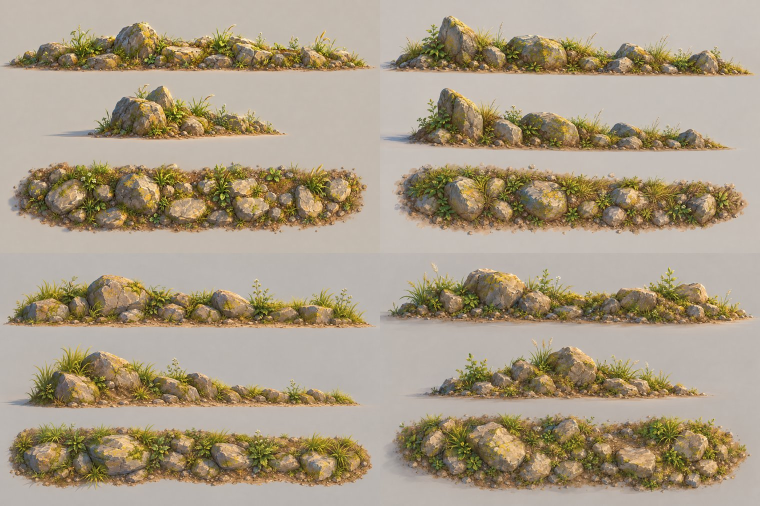
#> input picture art/references/RK12/_contact.jpg, 1520 x 1012 px, given in place of _contact.jpg_clay_front.png, which was not available (shown at 1/2 size)
$ python trio_sheet_dr09.py ../../references/RK12/_contact.jpg ../../references/RK12/_contact.jpg
#> lines starting #> are read from the running program, lines starting #| are printed output that depends on the picture; after the words box and inside, x2 and y2 are one past the last pixel; in counts of white or black regions, pixels touching at a corner belong together
#> in main, im is the input picture: PIL image 1520x1012 RGB; mean R, G, B 169.2, 155.8, 133.6
# DR09 v011：只有新換的 3 根分叉腐木（W1–W3）的灰模，單獨排一張。
# 來源是 views_dr09v4.py 用固定鏡位渲染的 <tag>_clay_<front|top|tq>.png（和整堆同一組鏡頭、同一座標）；
# 這裡只把每張裁到物件外框（留邊）放大排在一起，方便看形體，不改比例。
#   uv run --no-project --offline --with pillow --with numpy python art/source/d2-logs-b/trio_sheet_dr09.py <版本資料夾> <tag>
import os, sys
import numpy as np
from PIL import Image, ImageDraw, ImageFont

HERE = os.path.dirname(os.path.abspath(__file__))
ROOT = os.path.abspath(os.path.join(HERE, '..', '..', '..'))
asset = 'DR09_BranchPile_L'
H = 420
try:
    FONT = ImageFont.truetype('C:/Windows/Fonts/msjh.ttc', 22)
except OSError:
    FONT = ImageFont.load_default()


def crop_obj(im, skip_left=0, pad=30, tol=22):
#> called with skip_left = 300, pad = 30, tol = 22
    a = np.asarray(im).astype(int)
    h, w, _ = a.shape
#> h = 1012; w = 1520
    bg = np.median(np.array([a[2, -3], a[-3, -3], a[2, w // 2], a[-3, w // 2], a[h // 2, -3]]), axis=0)
#> bg = [192, 185, 179]
    m = np.abs(a - bg).sum(2) > tol
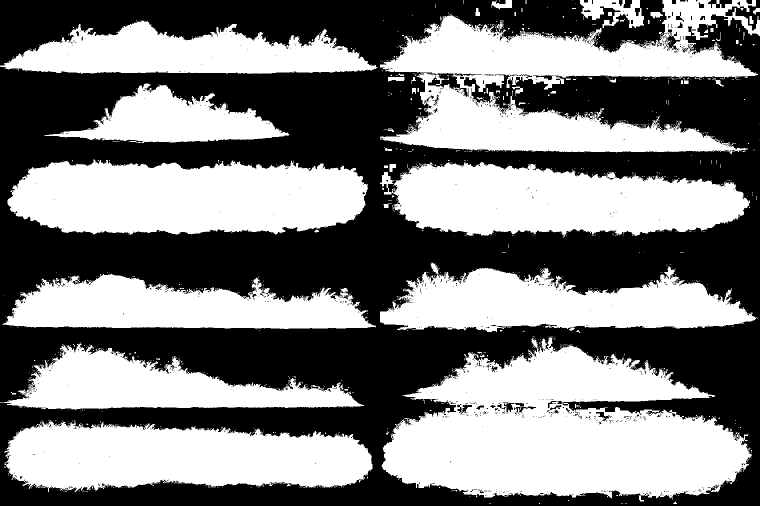
#> m: shape (1012, 1520) bool (shown at 1/2 size); 49.2% white; 1571 white regions (1505 under 20 px), largest, box (x1, y1, x2, y2) and area: (763, 674, 1504, 1003) 152988, (760, 0, 1520, 308) 108238, (15, 319, 736, 470) 88050
    m[:, :skip_left] = False
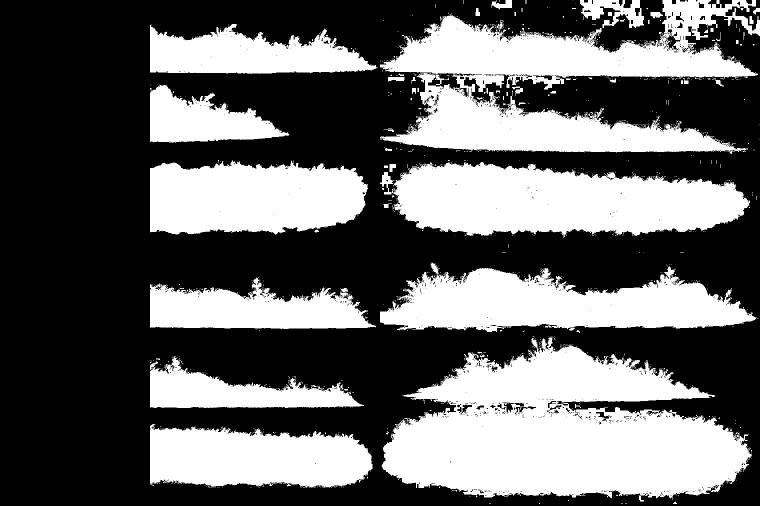
#> m: shape (1012, 1520) bool (shown at 1/2 size); 39.6% white; 1316 white regions (1252 under 20 px), largest, box (x1, y1, x2, y2) and area: (763, 674, 1504, 1003) 152988, (760, 0, 1520, 308) 108238, (784, 324, 1500, 474) 78266
    rows = np.nonzero(m.sum(1) > 2)[0]
#> rows = 936 values from 0 to 1007
    cols = np.nonzero(m.sum(0) > 2)[0]
#> cols = 1213 values from 300 to 1519
    return im.crop((max(0, cols[0] - pad), max(0, rows[0] - pad), min(w, cols[-1] + pad), min(h, rows[-1] + pad)))
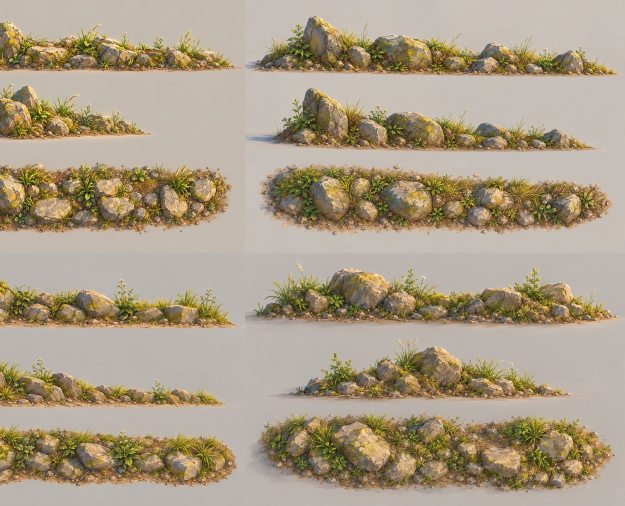
#> returned value: PIL image 1250x1012 RGB (shown at 1/2 size); mean R, G, B 170.1, 156.5, 134.1


def main():
    d_, tag = sys.argv[1], sys.argv[2]
    src = os.path.join(ROOT, 'art', 'previews', 'd2-logs-b', asset, d_)
    ims, titles = [], ('正面（正交）', '俯視（正交）', '斜 45°')
    for view, skip in (('front', 300), ('top', 0), ('tq', 0)):
#> (the run stopped early here; a loop or call above may not have finished)
